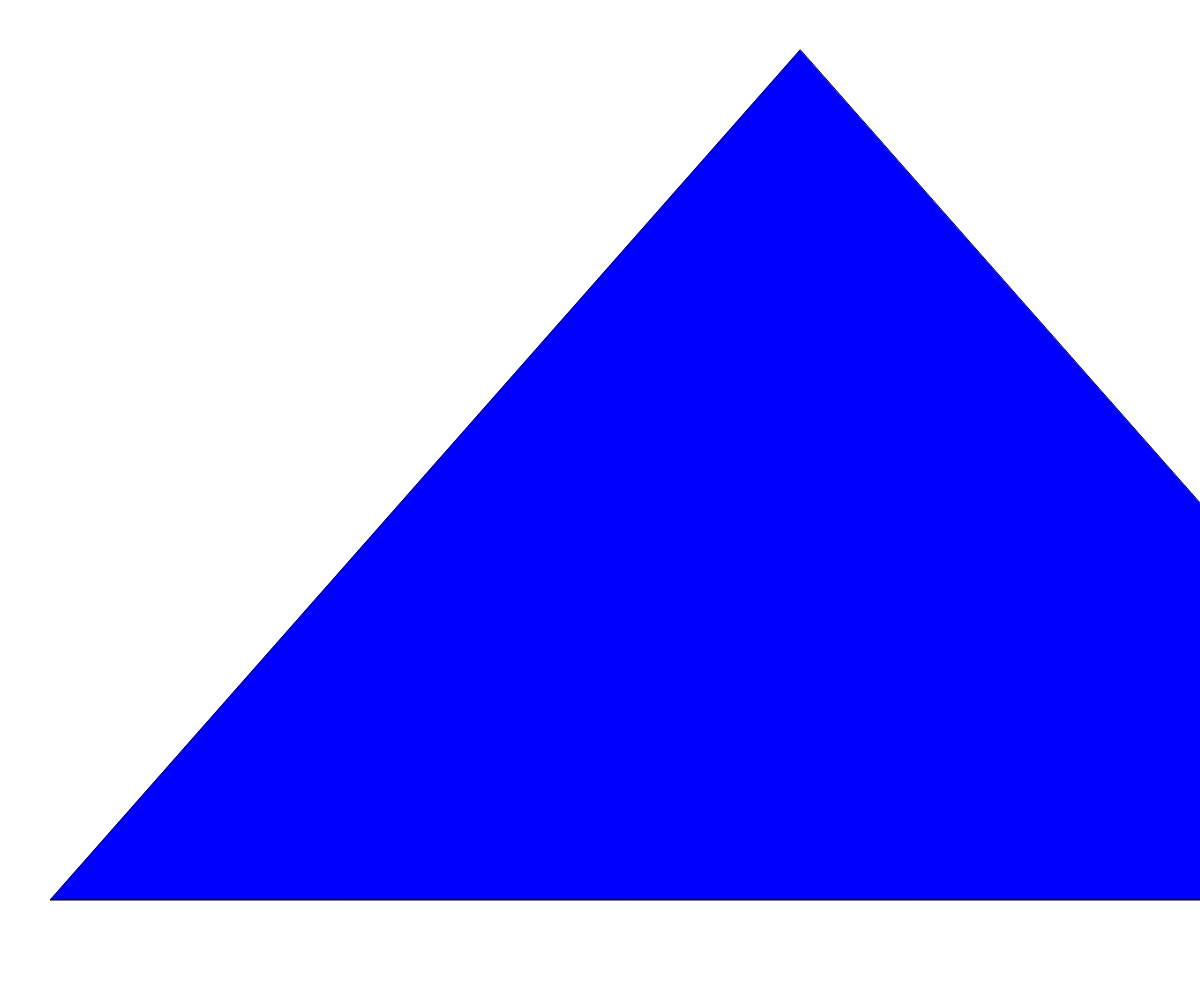
Frame 1 (no input)
Frame 60 (no input): identical to frame 1, image omitted
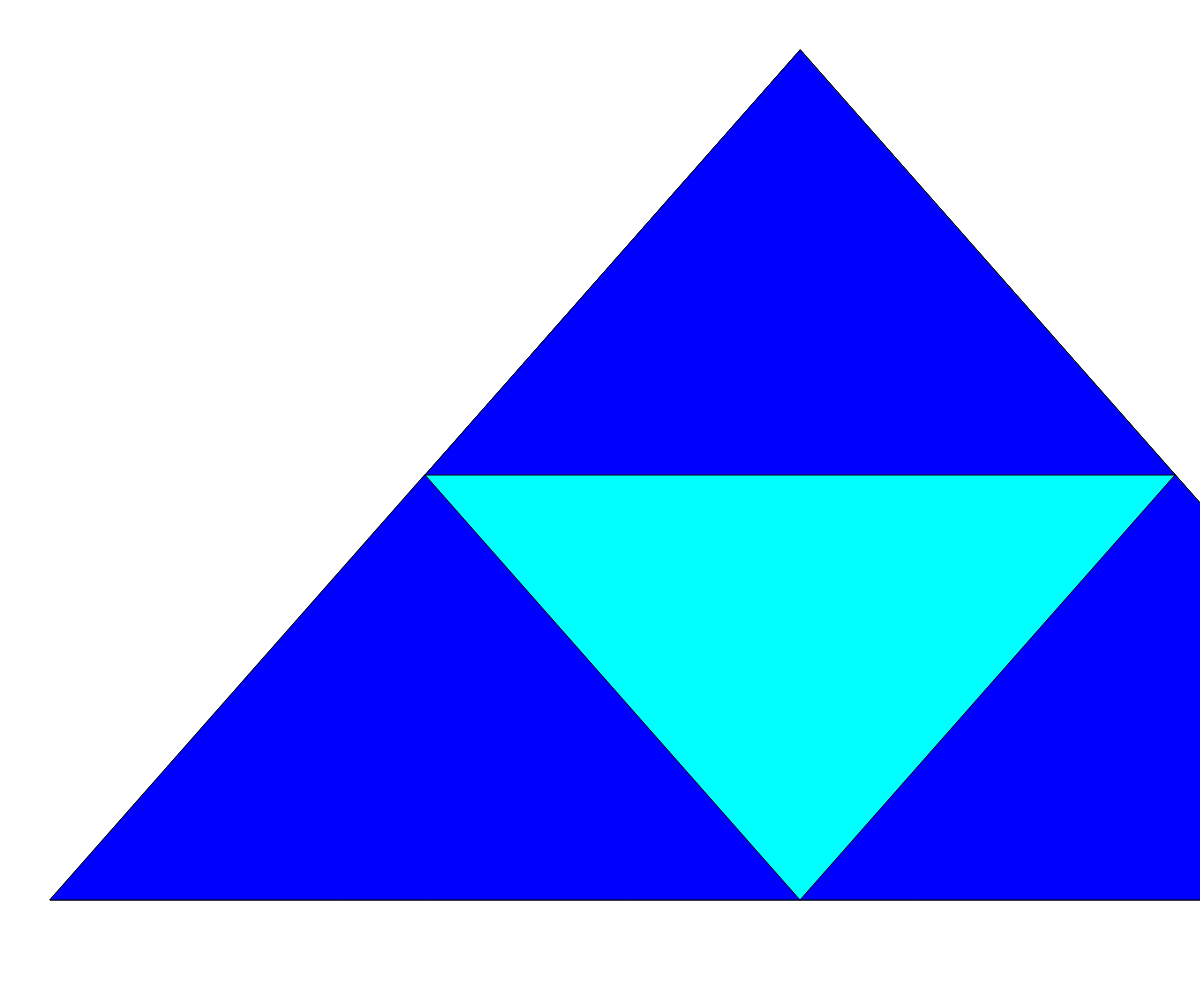
Frame 120 (the mouse pressed at the canvas centre since frame 60)

The p5.js sketch that drew these frames (run headless with seeded random() and noise() and a simulated clock; from frame 60 on, the mouse is pressed at the canvas centre):

// p5.js sketch
// ── sketch.js
// Project Title
// Your Name
// Date
//
// Extra for Experts:
// - describe what you did to take this project "above and beyond"
let initialTriangle = [
  {x: 800, y: 50}, 
  {x: 50, y: 900},
  {x: 1550, y: 900}
];

let theDepth = 0;
let theColors = ["blue", "cyan", "green", "purple", "red", "orange", "pink", "grey"];

function setup() {
  createCanvas(windowWidth, windowHeight);
  sierpinski(initialTriangle, theDepth);
}

function draw() {
}

function mousePressed() {
  if (theDepth < 8) {
    theDepth ++;
    background("white");
    sierpinski(initialTriangle, theDepth);
  }
}

function sierpinski(points, depth) {
  fill(theColors[depth]);
  triangle(points[0].x, points[0].y, 
    points[1].x, points[1].y, 
    points[2].x, points[2].y) ;

  if (depth > 0) {
    //top triangle
    sierpinski([points[0], 
      midPoint(points[0], points[1]), 
      midPoint(points[0], points[2])], 
    depth - 1);

    //bottom left triangle
    sierpinski([points[1], 
      midPoint(points[1], points[2]), 
      midPoint(points[1], points[0])], 
    depth - 1);

    //bottom right triangle
    sierpinski([points[2], 
      midPoint(points[1], points[2]), 
      midPoint(points[2], points[0])], 
    depth - 1);
  }
}

function midPoint(point1, point2) {
  let midX = (point1.x + point2.x) /2;
  let midY = (point1.y + point2.y) /2;
  return {x: midX, y: midY};
}
